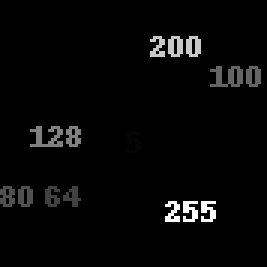
#> input picture niblack/test_input.pgm, 89 x 89 px (shown 3 times larger)
$ python test_niblack.py
#> lines starting #> are read from the running program, lines starting #| are printed output that depends on the picture; after the words box and inside, x2 and y2 are one past the last pixel; in counts of white or black regions, pixels touching at a corner belong together
import numpy as np
from skimage import io, filters
from skimage.io import imread, imsave

WIDTH, HEIGHT = 89, 89
WINDOW_SIZE = 55
K = -0.1

image = imread('test_input.pgm', as_gray=True)
#> image is the input picture: shape (89, 89); min 0, max 255, mean 7
# Garante escala 0–255 em uint8
if image.dtype != np.uint8:
    image = (image * 255).astype(np.uint8)

# Calcula o threshold adaptativo com Niblack
thresh = filters.threshold_niblack(image, window_size=WINDOW_SIZE, k=K)
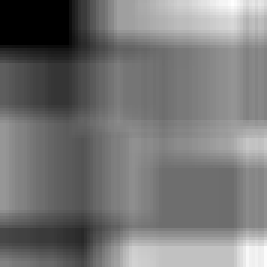
#> thresh: shape (89, 89) float64 (shown 3 times larger); min 0, max 22.58, mean 10.5; drawn with min black and max white
binary_sk = image > thresh
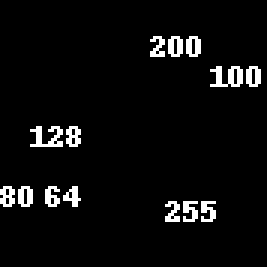
#> binary_sk: shape (89, 89) bool (shown 3 times larger); 4.8% white in thin lines or dots, all inside (x1, y1, x2, y2) = (0, 12, 87, 74)
binary_sk = (binary_sk * 255).astype(np.uint8)


with open('out_python.pgm', 'w') as f:
    f.write("P2\n")
    f.write("# Binarização Niblack em Python\n")
    f.write(f"{WIDTH} {HEIGHT}\n")
    f.write("255\n")
    for row in binary_sk:
        f.write(" ".join(str(pixel) for pixel in row) + "\n")
#> this loop made 89 passes

img_c = imread('out_c.pgm', as_gray=True)
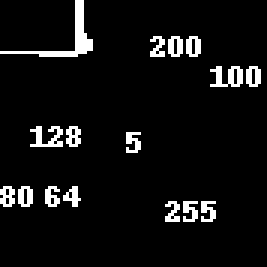
#> input picture niblack/out_c.pgm, 89 x 89 px (shown 3 times larger)
#> img_c: shape (89, 89); 6.5% white in thin lines or dots, all inside (x1, y1, x2, y2) = (0, 0, 87, 74)
if img_c.dtype != np.uint8:
    img_c = (img_c * 255).astype(np.uint8)

diff = binary_sk != img_c
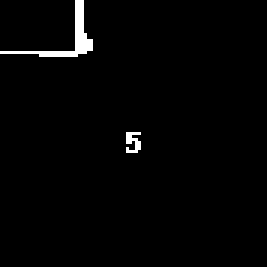
#> diff: shape (89, 89) bool (shown 3 times larger); 1.7% white; 2 white regions, box (x1, y1, x2, y2) and area: (0, 0, 31, 19) 107, (42, 44, 47, 51) 24
diff_map = (diff * 255).astype(np.uint8)
n_diff = np.sum(diff)
#> n_diff = 131
total = WIDTH * HEIGHT
acc = 100.0 * (1 - n_diff / total)
#> acc = 98.35

with open('mapa_diferencas.pgm', 'w') as f:
    f.write("P2\n")
    f.write("# Mapa de diferenças entre Python e C\n")
    f.write(f"{WIDTH} {HEIGHT}\n")
    f.write("255\n")
    for row in diff_map:
        f.write(" ".join(str(pixel) for pixel in row) + "\n")

if n_diff > 0:
    coords = np.argwhere(diff)
#> coords = 131 pairs, first value 0 to 50, second value 0 to 46
    print("Exemplos de diferenças:")
    for y, x in coords[:]:  # Mostra no máximo 10 diferenças
        print(f" Pixel[{y},{x}]: sk={binary_sk[y,x]} vs c={img_c[y,x]}")
#> this loop made 131 passes
#> (y, x) on passes 1 to 12: (0, 25), (0, 26), (0, 27), (1, 25), (1, 26), (1, 27), (2, 25), (2, 26), (2, 27), (3, 25), (3, 26), (3, 27)
#|  Pixel[0,25]: sk=0 vs c=255
#|  Pixel[0,26]: sk=0 vs c=255
#|  Pixel[0,27]: sk=0 vs c=255
#|  Pixel[1,25]: sk=0 vs c=255
#|  Pixel[1,26]: sk=0 vs c=255
#|  Pixel[1,27]: sk=0 vs c=255
#|  Pixel[2,25]: sk=0 vs c=255
#|  Pixel[2,26]: sk=0 vs c=255
#> (further printed lines are left out)

print(f"Diferenças: {n_diff}/{total} — Acurácia: {acc:.2f}%")
#| Diferenças: 131/7921 — Acurácia: 98.35%
